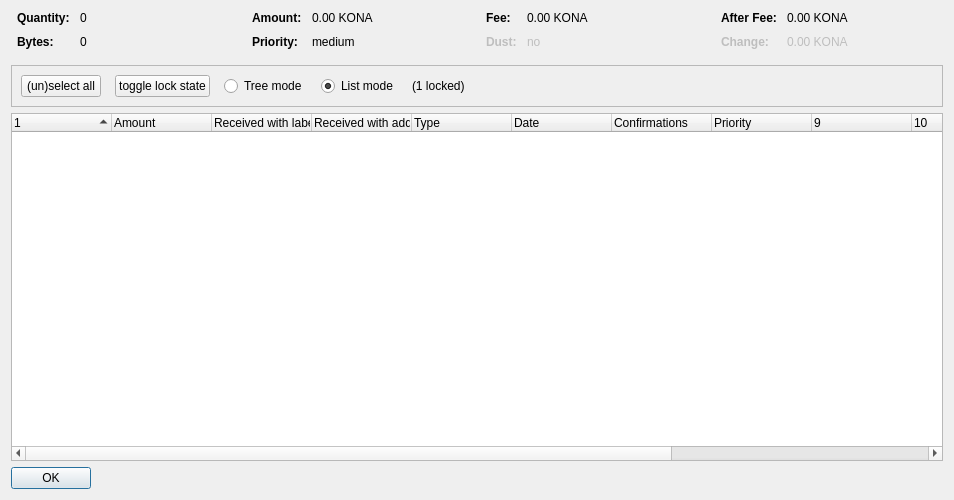
<?xml version="1.0" encoding="UTF-8"?>
<ui version="4.0">
 <class>CoinControlDialog</class>
 <widget class="QDialog" name="CoinControlDialog">
  <property name="geometry">
   <rect>
    <x>0</x>
    <y>0</y>
    <width>954</width>
    <height>500</height>
   </rect>
  </property>
  <property name="windowTitle">
   <string>Coin Selection</string>
  </property>
  <layout class="QVBoxLayout" name="verticalLayout">
   <item>
    <layout class="QHBoxLayout" name="horizontalLayoutTop" stretch="0,0,0,0">
     <property name="topMargin">
      <number>0</number>
     </property>
     <property name="bottomMargin">
      <number>10</number>
     </property>
     <item>
      <layout class="QFormLayout" name="formLayoutCoinControl1">
       <property name="horizontalSpacing">
        <number>10</number>
       </property>
       <property name="verticalSpacing">
        <number>10</number>
       </property>
       <property name="leftMargin">
        <number>6</number>
       </property>
       <property name="rightMargin">
        <number>6</number>
       </property>
       <item row="0" column="0">
        <widget class="QLabel" name="labelCoinControlQuantityText">
         <property name="font">
          <font>
           <weight>75</weight>
           <bold>true</bold>
          </font>
         </property>
         <property name="text">
          <string>Quantity:</string>
         </property>
        </widget>
       </item>
       <item row="0" column="1">
        <widget class="QLabel" name="labelCoinControlQuantity">
         <property name="cursor">
          <cursorShape>IBeamCursor</cursorShape>
         </property>
         <property name="contextMenuPolicy">
          <enum>Qt::ActionsContextMenu</enum>
         </property>
         <property name="text">
          <string notr="true">0</string>
         </property>
         <property name="textInteractionFlags">
          <set>Qt::LinksAccessibleByMouse|Qt::TextSelectableByKeyboard|Qt::TextSelectableByMouse</set>
         </property>
        </widget>
       </item>
       <item row="1" column="0">
        <widget class="QLabel" name="labelCoinControlBytesText">
         <property name="font">
          <font>
           <weight>75</weight>
           <bold>true</bold>
          </font>
         </property>
         <property name="text">
          <string>Bytes:</string>
         </property>
        </widget>
       </item>
       <item row="1" column="1">
        <widget class="QLabel" name="labelCoinControlBytes">
         <property name="cursor">
          <cursorShape>IBeamCursor</cursorShape>
         </property>
         <property name="contextMenuPolicy">
          <enum>Qt::ActionsContextMenu</enum>
         </property>
         <property name="text">
          <string notr="true">0</string>
         </property>
         <property name="textInteractionFlags">
          <set>Qt::LinksAccessibleByMouse|Qt::TextSelectableByKeyboard|Qt::TextSelectableByMouse</set>
         </property>
        </widget>
       </item>
      </layout>
     </item>
     <item>
      <layout class="QFormLayout" name="formLayoutCoinControl2">
       <property name="horizontalSpacing">
        <number>10</number>
       </property>
       <property name="verticalSpacing">
        <number>10</number>
       </property>
       <property name="leftMargin">
        <number>6</number>
       </property>
       <property name="rightMargin">
        <number>6</number>
       </property>
       <item row="0" column="0">
        <widget class="QLabel" name="labelCoinControlAmountText">
         <property name="font">
          <font>
           <weight>75</weight>
           <bold>true</bold>
          </font>
         </property>
         <property name="text">
          <string>Amount:</string>
         </property>
        </widget>
       </item>
       <item row="0" column="1">
        <widget class="QLabel" name="labelCoinControlAmount">
         <property name="cursor">
          <cursorShape>IBeamCursor</cursorShape>
         </property>
         <property name="contextMenuPolicy">
          <enum>Qt::ActionsContextMenu</enum>
         </property>
         <property name="text">
          <string notr="true">0.00 KONA</string>
         </property>
         <property name="textInteractionFlags">
          <set>Qt::LinksAccessibleByMouse|Qt::TextSelectableByKeyboard|Qt::TextSelectableByMouse</set>
         </property>
        </widget>
       </item>
       <item row="1" column="0">
        <widget class="QLabel" name="labelCoinControlPriorityText">
         <property name="font">
          <font>
           <weight>75</weight>
           <bold>true</bold>
          </font>
         </property>
         <property name="text">
          <string>Priority:</string>
         </property>
        </widget>
       </item>
       <item row="1" column="1">
        <widget class="QLabel" name="labelCoinControlPriority">
         <property name="cursor">
          <cursorShape>IBeamCursor</cursorShape>
         </property>
         <property name="contextMenuPolicy">
          <enum>Qt::ActionsContextMenu</enum>
         </property>
         <property name="text">
          <string>medium</string>
         </property>
         <property name="textInteractionFlags">
          <set>Qt::LinksAccessibleByMouse|Qt::TextSelectableByKeyboard|Qt::TextSelectableByMouse</set>
         </property>
        </widget>
       </item>
      </layout>
     </item>
     <item>
      <layout class="QFormLayout" name="formLayoutCoinControl3">
       <property name="horizontalSpacing">
        <number>10</number>
       </property>
       <property name="verticalSpacing">
        <number>10</number>
       </property>
       <property name="leftMargin">
        <number>6</number>
       </property>
       <property name="rightMargin">
        <number>6</number>
       </property>
       <item row="0" column="0">
        <widget class="QLabel" name="labelCoinControlFeeText">
         <property name="font">
          <font>
           <weight>75</weight>
           <bold>true</bold>
          </font>
         </property>
         <property name="text">
          <string>Fee:</string>
         </property>
        </widget>
       </item>
       <item row="0" column="1">
        <widget class="QLabel" name="labelCoinControlFee">
         <property name="cursor">
          <cursorShape>IBeamCursor</cursorShape>
         </property>
         <property name="contextMenuPolicy">
          <enum>Qt::ActionsContextMenu</enum>
         </property>
         <property name="text">
          <string notr="true">0.00 KONA</string>
         </property>
         <property name="textInteractionFlags">
          <set>Qt::LinksAccessibleByMouse|Qt::TextSelectableByKeyboard|Qt::TextSelectableByMouse</set>
         </property>
        </widget>
       </item>
       <item row="1" column="0">
        <widget class="QLabel" name="labelCoinControlLowOutputText">
         <property name="enabled">
          <bool>false</bool>
         </property>
         <property name="font">
          <font>
           <weight>75</weight>
           <bold>true</bold>
          </font>
         </property>
         <property name="text">
          <string>Dust:</string>
         </property>
        </widget>
       </item>
       <item row="1" column="1">
        <widget class="QLabel" name="labelCoinControlLowOutput">
         <property name="enabled">
          <bool>false</bool>
         </property>
         <property name="cursor">
          <cursorShape>IBeamCursor</cursorShape>
         </property>
         <property name="contextMenuPolicy">
          <enum>Qt::ActionsContextMenu</enum>
         </property>
         <property name="text">
          <string>no</string>
         </property>
         <property name="textInteractionFlags">
          <set>Qt::LinksAccessibleByMouse|Qt::TextSelectableByKeyboard|Qt::TextSelectableByMouse</set>
         </property>
        </widget>
       </item>
      </layout>
     </item>
     <item>
      <layout class="QFormLayout" name="formLayoutCoinControl4">
       <property name="horizontalSpacing">
        <number>10</number>
       </property>
       <property name="verticalSpacing">
        <number>10</number>
       </property>
       <property name="leftMargin">
        <number>6</number>
       </property>
       <property name="rightMargin">
        <number>6</number>
       </property>
       <item row="0" column="0">
        <widget class="QLabel" name="labelCoinControlAfterFeeText">
         <property name="font">
          <font>
           <weight>75</weight>
           <bold>true</bold>
          </font>
         </property>
         <property name="text">
          <string>After Fee:</string>
         </property>
        </widget>
       </item>
       <item row="0" column="1">
        <widget class="QLabel" name="labelCoinControlAfterFee">
         <property name="cursor">
          <cursorShape>IBeamCursor</cursorShape>
         </property>
         <property name="contextMenuPolicy">
          <enum>Qt::ActionsContextMenu</enum>
         </property>
         <property name="text">
          <string notr="true">0.00 KONA</string>
         </property>
         <property name="textInteractionFlags">
          <set>Qt::LinksAccessibleByMouse|Qt::TextSelectableByKeyboard|Qt::TextSelectableByMouse</set>
         </property>
        </widget>
       </item>
       <item row="1" column="0">
        <widget class="QLabel" name="labelCoinControlChangeText">
         <property name="enabled">
          <bool>false</bool>
         </property>
         <property name="font">
          <font>
           <weight>75</weight>
           <bold>true</bold>
          </font>
         </property>
         <property name="text">
          <string>Change:</string>
         </property>
        </widget>
       </item>
       <item row="1" column="1">
        <widget class="QLabel" name="labelCoinControlChange">
         <property name="enabled">
          <bool>false</bool>
         </property>
         <property name="cursor">
          <cursorShape>IBeamCursor</cursorShape>
         </property>
         <property name="contextMenuPolicy">
          <enum>Qt::ActionsContextMenu</enum>
         </property>
         <property name="text">
          <string notr="true">0.00 KONA</string>
         </property>
         <property name="textInteractionFlags">
          <set>Qt::LinksAccessibleByMouse|Qt::TextSelectableByKeyboard|Qt::TextSelectableByMouse</set>
         </property>
        </widget>
       </item>
      </layout>
     </item>
    </layout>
   </item>
   <item>
    <widget class="QFrame" name="frame">
     <property name="minimumSize">
      <size>
       <width>0</width>
       <height>40</height>
      </size>
     </property>
     <property name="frameShape">
      <enum>QFrame::StyledPanel</enum>
     </property>
     <property name="frameShadow">
      <enum>QFrame::Sunken</enum>
     </property>
     <layout class="QHBoxLayout" name="horizontalLayout">
      <item>
       <layout class="QHBoxLayout" name="horizontalLayoutPanel" stretch="0,0,0,0,0,0">
        <property name="spacing">
         <number>14</number>
        </property>
        <item>
         <widget class="QPushButton" name="pushButtonSelectAll">
          <property name="sizePolicy">
           <sizepolicy hsizetype="Maximum" vsizetype="Fixed">
            <horstretch>0</horstretch>
            <verstretch>0</verstretch>
           </sizepolicy>
          </property>
          <property name="text">
           <string>(un)select all</string>
          </property>
          <property name="autoDefault">
           <bool>false</bool>
          </property>
         </widget>
        </item>
        <item>
         <widget class="QPushButton" name="pushButtonToggleLock">
          <property name="sizePolicy">
           <sizepolicy hsizetype="Maximum" vsizetype="Fixed">
            <horstretch>0</horstretch>
            <verstretch>0</verstretch>
           </sizepolicy>
          </property>
          <property name="text">
           <string>toggle lock state</string>
          </property>
          <property name="autoDefault">
           <bool>false</bool>
          </property>
         </widget>
        </item>
        <item>
         <widget class="QRadioButton" name="radioTreeMode">
          <property name="sizePolicy">
           <sizepolicy hsizetype="Maximum" vsizetype="Fixed">
            <horstretch>0</horstretch>
            <verstretch>0</verstretch>
           </sizepolicy>
          </property>
          <property name="text">
           <string>Tree mode</string>
          </property>
         </widget>
        </item>
        <item>
         <widget class="QRadioButton" name="radioListMode">
          <property name="sizePolicy">
           <sizepolicy hsizetype="Maximum" vsizetype="Fixed">
            <horstretch>0</horstretch>
            <verstretch>0</verstretch>
           </sizepolicy>
          </property>
          <property name="text">
           <string>List mode</string>
          </property>
          <property name="checked">
           <bool>true</bool>
          </property>
         </widget>
        </item>
        <item>
         <widget class="QLabel" name="labelLocked">
          <property name="text">
           <string>(1 locked)</string>
          </property>
         </widget>
        </item>
        <item>
         <spacer name="horizontalSpacer">
          <property name="orientation">
           <enum>Qt::Horizontal</enum>
          </property>
          <property name="sizeHint" stdset="0">
           <size>
            <width>40</width>
            <height>20</height>
           </size>
          </property>
         </spacer>
        </item>
       </layout>
      </item>
     </layout>
    </widget>
   </item>
   <item>
    <widget class="CoinControlTreeWidget" name="treeWidget">
     <property name="contextMenuPolicy">
      <enum>Qt::CustomContextMenu</enum>
     </property>
     <property name="sortingEnabled">
      <bool>false</bool>
     </property>
     <property name="columnCount">
      <number>13</number>
     </property>
     <attribute name="headerShowSortIndicator" stdset="0">
      <bool>true</bool>
     </attribute>
     <attribute name="headerStretchLastSection">
      <bool>false</bool>
     </attribute>
     <column>
      <property name="text">
       <string/>
      </property>
     </column>
     <column>
      <property name="text">
       <string>Amount</string>
      </property>
     </column>
     <column>
      <property name="text">
       <string>Received with label</string>
      </property>
     </column>
     <column>
      <property name="text">
       <string>Received with address</string>
      </property>
     </column>
     <column>
      <property name="text">
	<string>Type</string>
      </property>
     </column>
     <column>
      <property name="text">	 
       <string>Date</string>
      </property>
     </column>
     <column>
      <property name="text">
       <string>Confirmations</string>
      </property>
      <property name="toolTip">
       <string>Confirmed</string>
      </property>
     </column>
     <column>
      <property name="text">
       <string>Priority</string>
      </property>
     </column>
     <column>
      <property name="text">
       <string/>
      </property>
     </column>
     <column>
      <property name="text">
       <string/>
      </property>
     </column>
     <column>
      <property name="text">
       <string/>
      </property>
     </column>
     <column>
      <property name="text">
       <string/>
      </property>
     </column>
     <column>
      <property name="text">
       <string/>
      </property>
     </column>
    </widget>
   </item>
   <item>
    <widget class="QDialogButtonBox" name="buttonBox">
     <property name="sizePolicy">
      <sizepolicy hsizetype="Maximum" vsizetype="Fixed">
       <horstretch>0</horstretch>
       <verstretch>0</verstretch>
      </sizepolicy>
     </property>
     <property name="orientation">
      <enum>Qt::Horizontal</enum>
     </property>
     <property name="standardButtons">
      <set>QDialogButtonBox::Ok</set>
     </property>
    </widget>
   </item>
  </layout>
 </widget>
 <customwidgets>
  <customwidget>
   <class>CoinControlTreeWidget</class>
   <extends>QTreeWidget</extends>
   <header>coincontroltreewidget.h</header>
  </customwidget>
 </customwidgets>
 <resources/>
 <connections/>
</ui>
